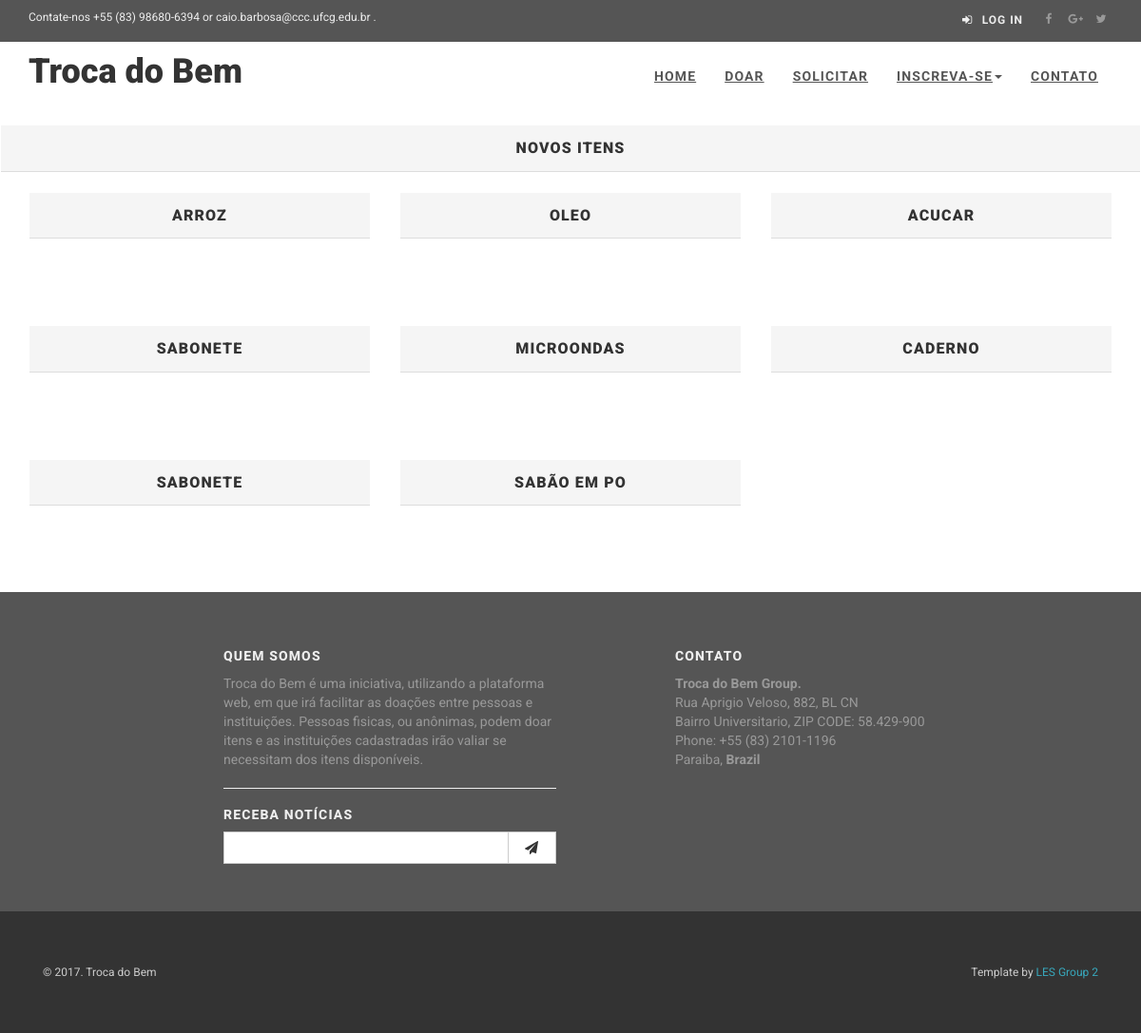
The page /new-items/ on the database as committed earlier.
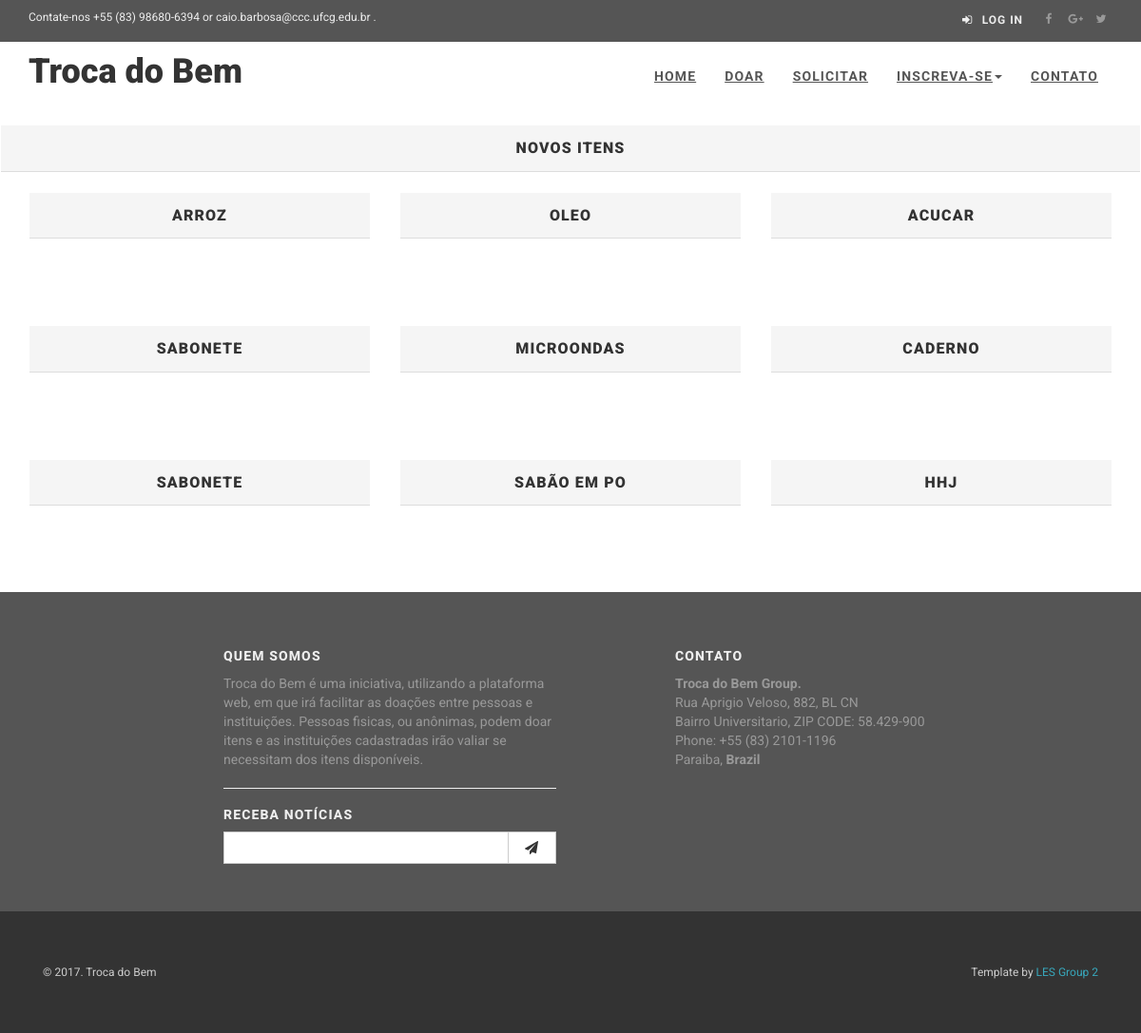
The same page on the database as committed later.
### app/models.py (models this page shows, shortened)
class TimeStamped(models.Model):
    class Meta:
        abstract = True
    created_at = models.DateTimeField(auto_now_add=True)
    published_at = models.DateTimeField(auto_now=True)

class Item(TimeStamped):
    owner = models.ForeignKey(User, on_delete=models.CASCADE)
    description = models.CharField(max_length=300)
    name_item = models.CharField(max_length=100)
    photo = models.URLField()
    status = models.BooleanField(default=True)

### app/views/ShowcaseNewItemView.py (the view)
# urls.py: url(r'^new-items/$', new_item_showcase_view, name='list_new_item'),
def new_item_showcase_view(request):
    items = Item.objects.all().filter(status=True)
    return render(request, 'view_showcase_new_items.html',
                  {'items': items})

### app/templates/view_showcase_new_items.html (shortened to what this page needs)
{% extends 'base.html' %}
{% load staticfiles %}
{% block content %}
    <div class="panel panel-default">
        <div class="panel-heading">
            <h3 class="panel-title">
                <center>Novos Itens</center>
            </h3>
        </div>
    </div>
    <div class="container">
	<div class="row">
{% for item in items %}
                                    <div class="col-md-4">
                                        <div class="treasure panel panel-default">
                                            <div class="panel-heading">
                                                <h3 class="panel-title" align="center">{{ item.name_item }}</h3>
                                            </div>
                                            <div class="panel-body">
                                                <a href="/new-items/{{ item.id }}">
                                                    <div class="treasure-photo">
                                                    </div>
                                                </a>
                                            </div>
                                        </div>
                                    </div>
      {% if forloop.counter|divisibleby:3 and not forloop.last %}
        </div><br><div class="row">
      {% endif %}
	{% endfor %}
	</div><br>
    </div>
{% endblock %}

Rows that differ between the two databases and show on the page:
added Item: name_item "HHJ"
